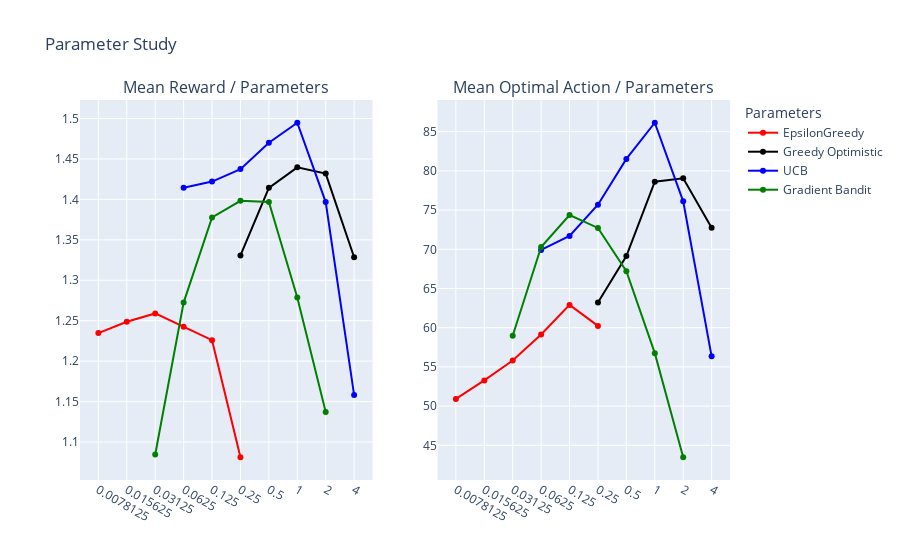

The code cell stored with this chart in its notebook:
### Code cell
plot_parameter_study_results(agents, results_mean_reward, results_percent_optimal_action)

### Figure 1 — Plotly figure (JSON) as saved in the notebook; plotly's stock layout.template omitted (floating-point values rounded to 4 significant figures)
{"data": [{"line": {"color": "red"}, "name": "EpsilonGreedy", "type": "scatter", "x": [0.007812, 0.01562, 0.03125, 0.0625, 0.125, 0.25], "xaxis": "x", "y": [1.235, 1.249, 1.259, 1.242, 1.226, 1.081], "yaxis": "y"}, {"line": {"color": "red"}, "showlegend": false, "type": "scatter", "x": [0.007812, 0.01562, 0.03125, 0.0625, 0.125, 0.25], "xaxis": "x2", "y": [50.92, 53.28, 55.81, 59.15, 62.91, 60.24], "yaxis": "y2"}, {"line": {"color": "black"}, "name": "Greedy Optimistic", "type": "scatter", "x": [0.25, 0.5, 1, 2, 4], "xaxis": "x", "y": [1.331, 1.414, 1.44, 1.432, 1.328], "yaxis": "y"}, {"line": {"color": "black"}, "showlegend": false, "type": "scatter", "x": [0.25, 0.5, 1, 2, 4], "xaxis": "x2", "y": [63.23, 69.14, 78.63, 79.07, 72.73], "yaxis": "y2"}, {"line": {"color": "blue"}, "name": "UCB", "type": "scatter", "x": [0.0625, 0.125, 0.25, 0.5, 1, 2, 4], "xaxis": "x", "y": [1.415, 1.422, 1.437, 1.47, 1.495, 1.397, 1.158], "yaxis": "y"}, {"line": {"color": "blue"}, "showlegend": false, "type": "scatter", "x": [0.0625, 0.125, 0.25, 0.5, 1, 2, 4], "xaxis": "x2", "y": [69.92, 71.7, 75.68, 81.53, 86.14, 76.11, 56.35], "yaxis": "y2"}, {"line": {"color": "green"}, "name": "Gradient Bandit", "type": "scatter", "x": [0.03125, 0.0625, 0.125, 0.25, 0.5, 1, 2], "xaxis": "x", "y": [1.085, 1.272, 1.378, 1.398, 1.397, 1.279, 1.137], "yaxis": "y"}, {"line": {"color": "green"}, "showlegend": false, "type": "scatter", "x": [0.03125, 0.0625, 0.125, 0.25, 0.5, 1, 2], "xaxis": "x2", "y": [58.97, 70.29, 74.37, 72.73, 67.2, 56.76, 43.48], "yaxis": "y2"}], "layout": {"annotations": [{"font": {"size": 16}, "showarrow": false, "text": "Mean Reward / Parameters", "x": 0.225, "xanchor": "center", "xref": "paper", "y": 1, "yanchor": "bottom", "yref": "paper"}, {"font": {"size": 16}, "showarrow": false, "text": "Mean Optimal Action / Parameters", "x": 0.775, "xanchor": "center", "xref": "paper", "y": 1, "yanchor": "bottom", "yref": "paper"}], "legend": {"title": {"text": "Parameters"}}, "title": {"text": "Parameter Study"}, "xaxis": {"anchor": "y", "categoryarray": [0.007812, 0.01562, 0.03125, 0.03125, 0.0625, 0.0625, 0.0625, 0.125, 0.125, 0.125, 0.25, 0.25, 0.25, 0.25, 0.5, 0.5, 0.5, 1, 1, 1, 2, 2, 2, 4, 4], "categoryorder": "array", "domain": [0, 0.45], "tickmode": "array", "type": "category"}, "xaxis2": {"anchor": "y2", "categoryarray": [0.007812, 0.01562, 0.03125, 0.03125, 0.0625, 0.0625, 0.0625, 0.125, 0.125, 0.125, 0.25, 0.25, 0.25, 0.25, 0.5, 0.5, 0.5, 1, 1, 1, 2, 2, 2, 4, 4], "categoryorder": "array", "domain": [0.55, 1], "tickmode": "array", "type": "category"}, "yaxis": {"anchor": "x", "domain": [0, 1]}, "yaxis2": {"anchor": "x2", "domain": [0, 1]}}}
